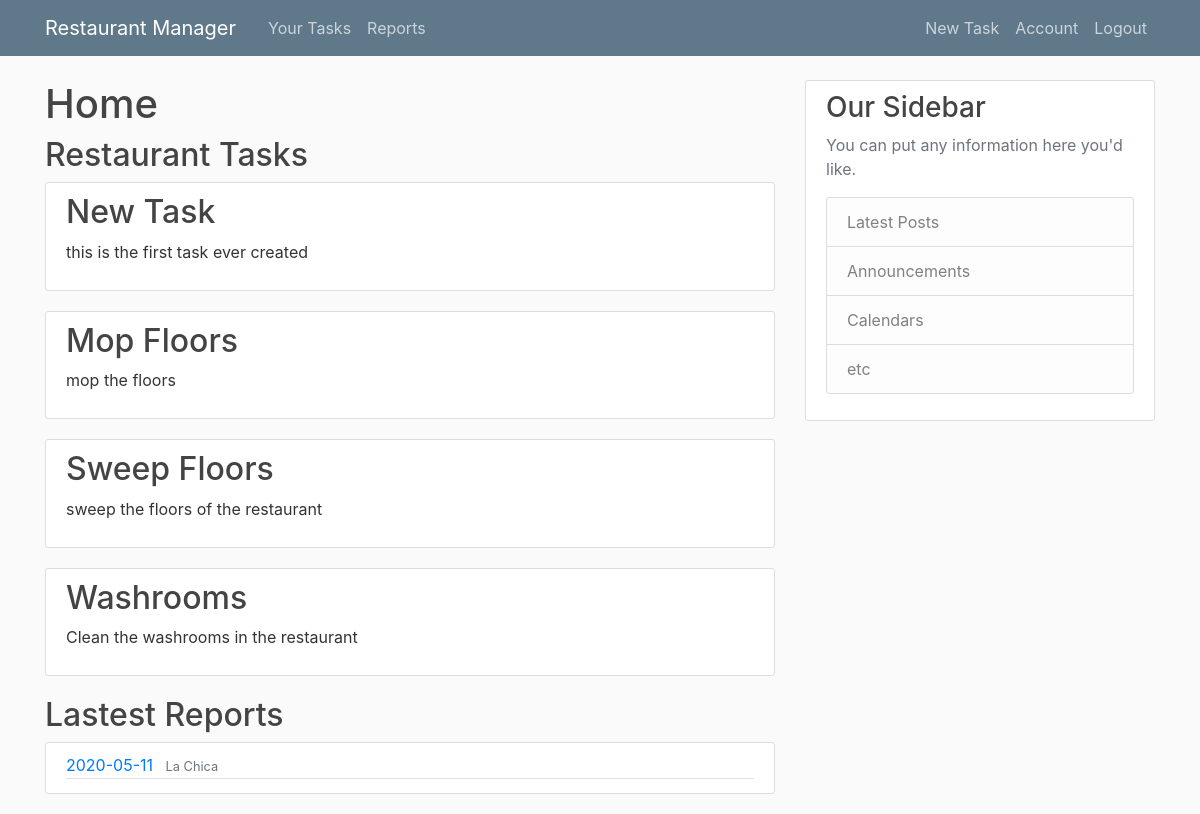
The page /home (signed in) on the database as committed earlier.
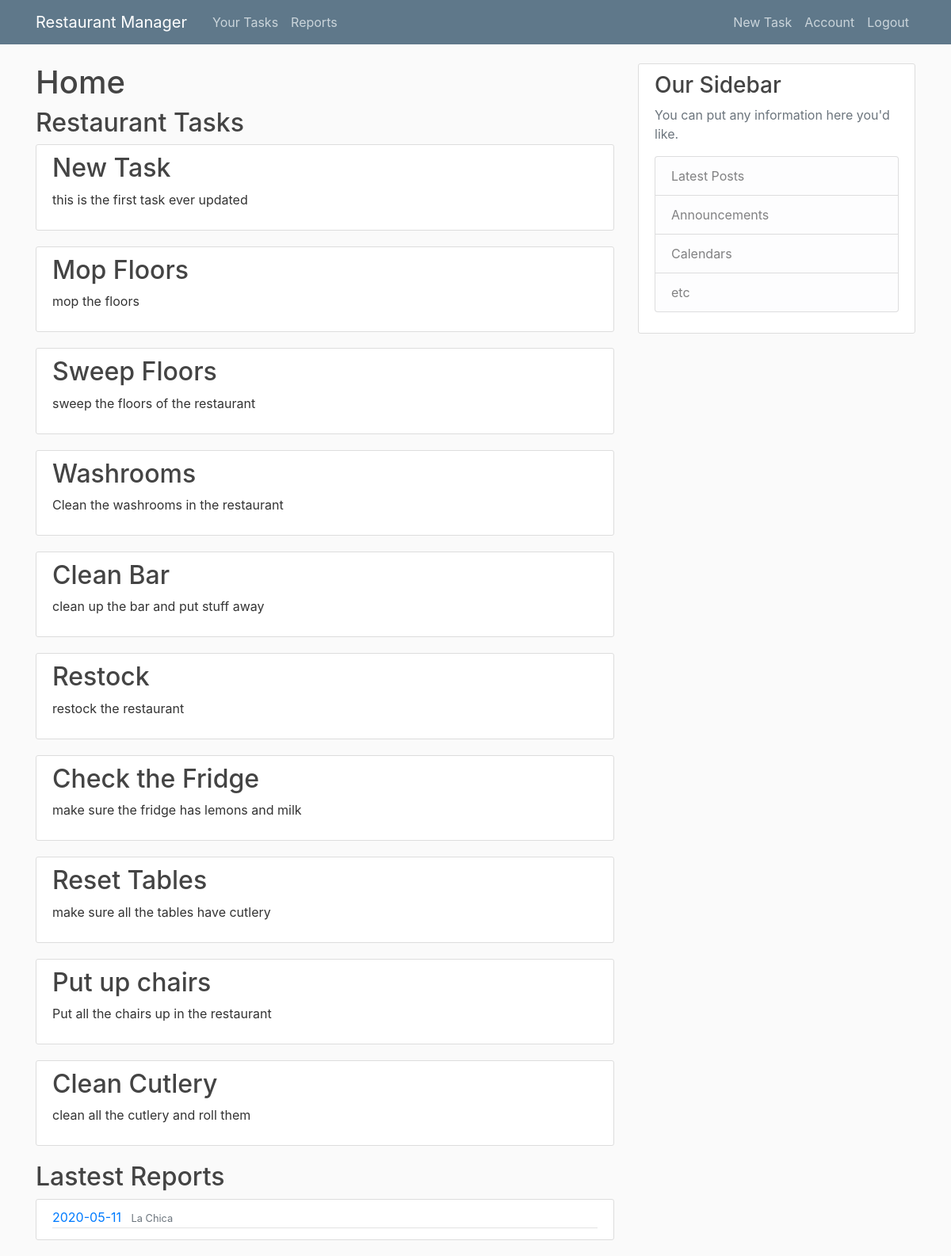
The same page on the database as committed later.
### restaurantmanager/models.py (models this page shows, shortened)
class Task(db.Model):
    id = db.Column(db.Integer, primary_key=True)
    name = db.Column(db.String(30), nullable=False)
    description = db.Column(db.String(250), nullable=True)
    r_id = db.Column(db.Integer, db.ForeignKey('restaurant.id'), nullable=False)

class Report(db.Model):
    id = db.Column(db.Integer, primary_key=True)
    r_id = db.Column(db.Integer, db.ForeignKey('restaurant.id'))
    report_date = db.Column(db.DateTime, nullable=False, default=datetime.utcnow)
    comment = db.Column(db.String(250), nullable=True)
    completed_tasks = db.relationship('Completed_Task', backref='report', lazy=True)

class Restaurant(db.Model):
    id = db.Column(db.Integer, primary_key=True)
    name = db.Column(db.String(50), nullable=False)
    image_file = db.Column(db.String(100), nullable=False, default='default_restaurant.jpg')
    tasks = db.relationship('Task', backref='restaurant', lazy=True)
    reports = db.relationship('Report', backref='restaurant', lazy=True)

### restaurantmanager/routes.py (the view)
@app.route('/home')
@login_required
def home():
    tasks = Task.query.all()
    user_role = Role.query.filter_by(user_id=current_user.id).first()
    r_id = user_role.r_id
    reports = Report.query.filter_by(r_id=r_id)
    return render_template('home.html', tasks=tasks, reports=reports)

### restaurantmanager/models.py (called while the page is built)
@login_manager.user_loader
def load_user(user_id):
    return User.query.get(int(user_id))

### restaurantmanager/Templates/home.html
{% extends "layout.html" %}
{% block content %}
    <h1>Home</h1>
    <h2>Restaurant Tasks</h2>
    {% for task in tasks%}
        <article class="media content-section">
            <div class="media-body">
            <h2><a class="article-title" href="{{ url_for('task', task_id=task.id) }}">{{ task.name }}</a></h2>
            <p class="article-content">{{ task.description }}</p>
            </div>
        </article>
    {% endfor %}
    <h2>Lastest Reports</h2>
    {% for report in reports%}
        <article class="media content-section">
            <div class="media-body">
            <div class="article-metadata">
                <a class="mr-2" href="#">{{ report.report_date.strftime('%Y-%m-%d') }}</a>
                <small class="text-muted">{{ report.restaurant.name }}</small>
            </div>
            </div>
        </article>
    {% endfor %}
{% endblock content %}

### restaurantmanager/Templates/layout.html (shortened to what this page needs)
<!DOCTYPE html>
<html lang="en">
<head>
    <link rel="stylesheet" href="https://stackpath.bootstrapcdn.com/bootstrap/4.1.3/css/bootstrap.min.css">
    <link rel="stylesheet" type="text/css" href="{{ url_for('static', filename='main.css') }}">
</head>
<body>
    <header class="site-header">
        <nav class="navbar navbar-expand-md navbar-dark bg-steel fixed-top">
          <div class="container">
            <a class="navbar-brand mr-4" href="/">Restaurant Manager</a>
            <div class="collapse navbar-collapse" id="navbarToggle">
              <div class="navbar-nav mr-auto">
                {% if current_user.is_authenticated %}
                  <a class="nav-item nav-link" href="{{ url_for('tasks') }}">Your Tasks</a>
                  <a class="nav-item nav-link" href="{{ url_for('reports') }}">Reports</a>
                {% else %}
                <a class="nav-item nav-link" href="{{ url_for('about') }}">About</a>
                {% endif %}
              </div>
              <div class="navbar-nav">
                {% if current_user.is_authenticated %}
                  <a class="nav-item nav-link" href="{{ url_for('new_task') }}">New Task</a>
                  <a class="nav-item nav-link" href="{{ url_for('account') }}">Account</a>
                  <a class="nav-item nav-link" href="{{ url_for('logout') }}">Logout</a>
                {% else %}
                  <a class="nav-item nav-link" href="{{ url_for('login') }}">Login</a>
                  <a class="nav-item nav-link" href="{{ url_for('register') }}">Register</a>
                {% endif %}
              </div>
            </div>
          </div>
        </nav>
      </header>
      <main role="main" class="container">
        <div class="row">
          <div class="col-md-8">
            {% block content %}{% endblock %}
          </div>
          <div class="col-md-4">
            <div class="content-section">
              <h3>Our Sidebar</h3>
              <p class='text-muted'>You can put any information here you'd like.
                <ul class="list-group">
                  <li class="list-group-item list-group-item-light">Latest Posts</li>
                  <li class="list-group-item list-group-item-light">Announcements</li>
                  <li class="list-group-item list-group-item-light">Calendars</li>
                  <li class="list-group-item list-group-item-light">etc</li>
                </ul>
              </p>
            </div>
          </div>
        </div>
      </main>
</body>
</html>

### restaurantmanager/static/main.css (style rules this page uses)
body { background: #fafafa; color: #333333; margin-top: 5rem; }
h1, h2, h3, h4, h5, h6 { color: #444444; }
.bg-steel { background-color: #5f788a; }
.site-header .navbar-nav .nav-link { color: #cbd5db; }
.content-section { background: #ffffff; padding: 10px 20px; border: 1px solid #dddddd; border-radius: 3px; margin-bottom: 20px; }
.article-title { color: #444444; }
.article-content { white-space: pre-line; }
.article-metadata { padding-bottom: 1px; margin-bottom: 4px; border-bottom: 1px solid #e3e3e3 }

Rows that differ between the two databases and show on the page:
changed Task "New Task": description "this is the first task ever created" → "this is the first task ever updated"
added Task: name "Clean Bar", description "clean up the bar and put stuff away"
added Task: name "Restock", description "restock the restaurant"
added Task: name "Check the Fridge", description "make sure the fridge has lemons and milk"
added Task: name "Reset Tables", description "make sure all the tables have cutlery"
added Task: name "Put up chairs", description "Put all the chairs up in the restaurant"
added Task: name "Clean Cutlery", description "clean all the cutlery and roll them"
